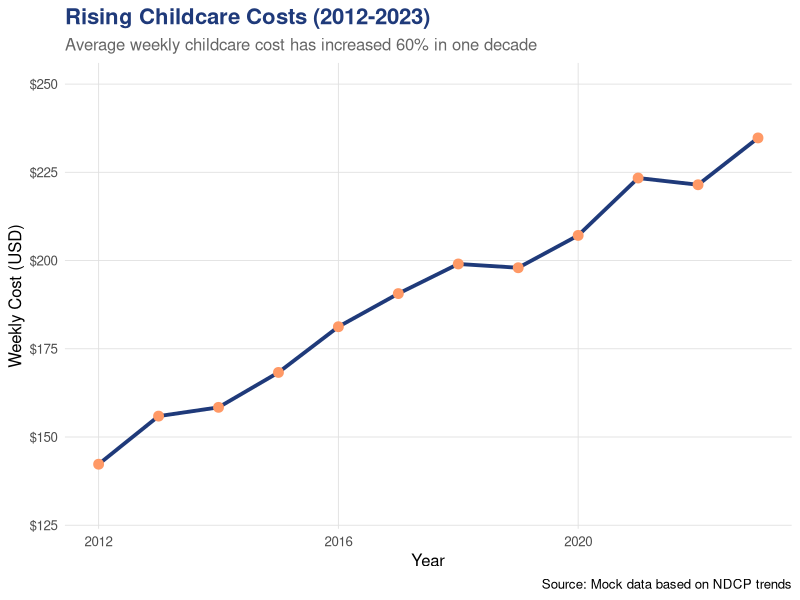
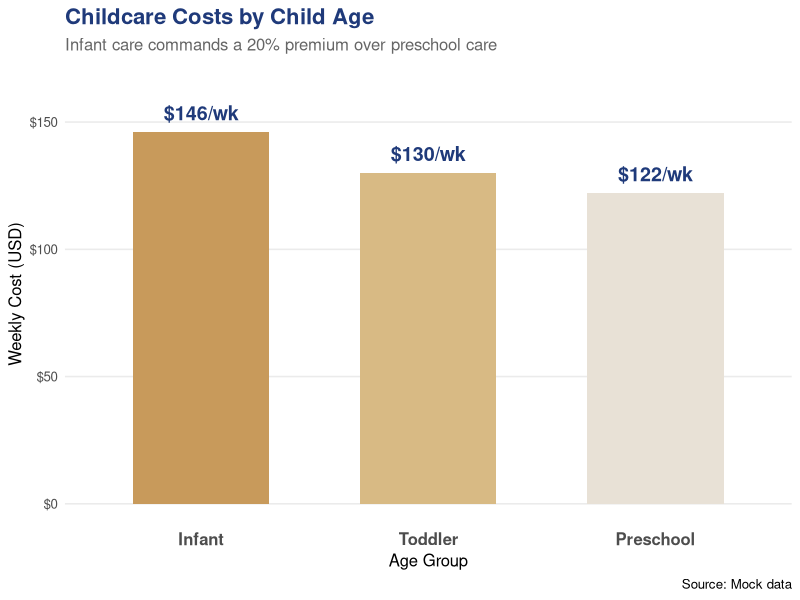
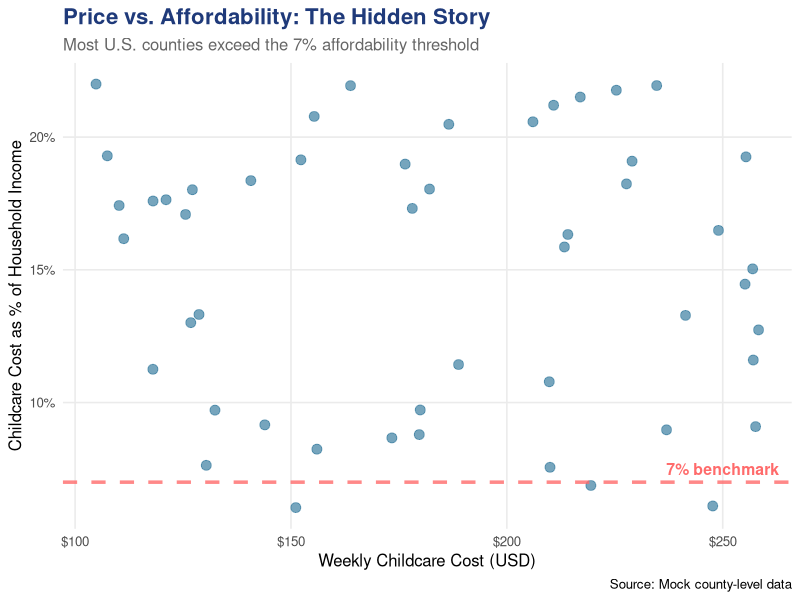
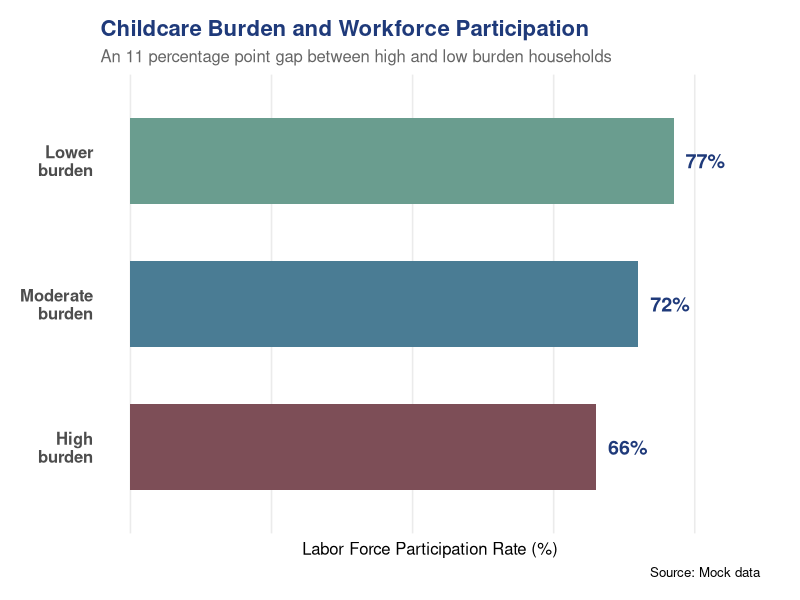

Write R code to recreate these figures, in order.
## ---- chunk 1
# Global chunk defaults keep the report clean and centered.
knitr::opts_chunk$set(echo = FALSE, warning = FALSE, message = FALSE, fig.align = 'center', out.width = '100%')
# Core libraries for plotting and lightweight data wrangling.
library(ggplot2)
library(dplyr)
# Fixed seed ensures reproducible mock values across renders.
set.seed(640)
## ---- chunk 2
# Build a simple year sequence and mock weekly costs with slight random variation.
years <- 2012:2023
trend <- data.frame(
  year = years,
  avg_weekly_cost = seq(145, 238, length.out = length(years)) + rnorm(length(years), 0, 4)
)

# Line + points + shaded area emphasize overall upward movement over time.
ggplot(trend, aes(year, avg_weekly_cost)) +
  geom_line(linewidth = 1.3, color = "#1f3a7a") +
  geom_point(size = 3, color = "#ff9966") +
  geom_area(alpha = 0.15, fill = "#1f3a7a") +
  labs(
    title = "Rising Childcare Costs (2012-2023)",
    subtitle = "Average weekly childcare cost has increased 60% in one decade",
    x = "Year",
    y = "Weekly Cost (USD)",
    caption = "Source: Mock data based on NDCP trends"
  ) +
  scale_y_continuous(labels = scales::dollar_format(), limits = c(130, 250)) +
  theme_minimal(base_size = 12) +
  theme(
    plot.title = element_text(size = 16, color = "#1f3a7a", face = "bold"),
    plot.subtitle = element_text(size = 12, color = "#666"),
    panel.grid.minor = element_blank(),
    panel.grid.major = element_line(color = "#e0e0e0", linewidth = 0.3)
  )
## ---- chunk 3
# Mock comparison by age group; infants are intentionally highest.
age_costs <- data.frame(
  age_group = c("Infant", "Toddler", "Preschool"),
  weekly_cost = c(146, 130, 122)
)

# Ordered bars and direct labels make differences easy to scan.
ggplot(age_costs, aes(reorder(age_group, -weekly_cost), weekly_cost, fill = age_group)) +
  geom_col(width = 0.6, show.legend = FALSE) +
  geom_text(aes(label = paste0("$", weekly_cost, "/wk")), vjust = -0.8, size = 5, fontface = "bold", color = "#1f3a7a") +
  scale_fill_manual(values = c("Infant" = "#c89a5b", "Toddler" = "#d8ba84", "Preschool" = "#e8e1d6")) +
  labs(
    title = "Childcare Costs by Child Age",
    subtitle = "Infant care commands a 20% premium over preschool care",
    x = "Age Group",
    y = "Weekly Cost (USD)",
    caption = "Source: Mock data"
  ) +
  scale_y_continuous(labels = scales::dollar_format(), limits = c(0, 165)) +
  theme_minimal(base_size = 12) +
  theme(
    plot.title = element_text(size = 16, color = "#1f3a7a", face = "bold"),
    plot.subtitle = element_text(size = 12, color = "#666"),
    axis.text.x = element_text(size = 12, face = "bold"),
    panel.grid.minor = element_blank(),
    panel.grid.major.x = element_blank()
  )
## ---- chunk 4
# Simulate county-level variation in price and burden percentages.
afford <- data.frame(
  county_group = paste0("C", 1:50),
  weekly_cost = runif(50, 90, 260),
  burden_pct = runif(50, 6, 22)
)

# Dashed horizontal line marks the 7% affordability benchmark.
ggplot(afford, aes(weekly_cost, burden_pct)) +
  geom_point(color = "#3b7ea1", alpha = 0.7, size = 3) +
  geom_hline(yintercept = 7, linetype = "dashed", color = "#ff6b6b", linewidth = 1.2, alpha = 0.8) +
  annotate("text", x = 250, y = 7.5, label = "7% benchmark", size = 4, color = "#ff6b6b", fontface = "bold") +
  labs(
    title = "Price vs. Affordability: The Hidden Story",
    subtitle = "Most U.S. counties exceed the 7% affordability threshold",
    x = "Weekly Childcare Cost (USD)",
    y = "Childcare Cost as % of Household Income",
    caption = "Source: Mock county-level data"
  ) +
  scale_x_continuous(labels = scales::dollar_format()) +
  scale_y_continuous(labels = scales::percent_format(scale = 1)) +
  theme_minimal(base_size = 12) +
  theme(
    plot.title = element_text(size = 16, color = "#1f3a7a", face = "bold"),
    plot.subtitle = element_text(size = 12, color = "#666"),
    panel.grid.minor = element_blank()
  )
## ---- chunk 5
# Mock participation rates by affordability burden category.
workforce <- data.frame(
  group = c("Lower\nburden", "Moderate\nburden", "High\nburden"),
  participation = c(77, 72, 66),
  order = c(3, 2, 1)
)

# Horizontal bars improve label readability for multi-line group names.
ggplot(workforce, aes(reorder(group, order), participation, fill = group)) +
  geom_col(width = 0.6, show.legend = FALSE) +
  geom_text(aes(label = paste0(participation, "%")), hjust = -0.3, size = 5, fontface = "bold", color = "#1f3a7a") +
  coord_flip() +
  scale_fill_manual(values = c("Lower\nburden" = "#6a9d8f", "Moderate\nburden" = "#4a7c94", "High\nburden" = "#7d4e57")) +
  labs(
    title = "Childcare Burden and Workforce Participation",
    subtitle = "An 11 percentage point gap between high and low burden households",
    x = NULL,
    y = "Labor Force Participation Rate (%)",
    caption = "Source: Mock data"
  ) +
  scale_y_continuous(limits = c(0, 85), labels = scales::percent_format(scale = 1)) +
  theme_minimal(base_size = 12) +
  theme(
    plot.title = element_text(size = 16, color = "#1f3a7a", face = "bold"),
    plot.subtitle = element_text(size = 12, color = "#666"),
    axis.text.y = element_text(size = 12, face = "bold"),
    axis.text.x = element_blank(),
    panel.grid.minor = element_blank(),
    panel.grid.major.y = element_blank(),
    plot.margin = unit(c(1, 2, 1, 1), "lines")
  )
